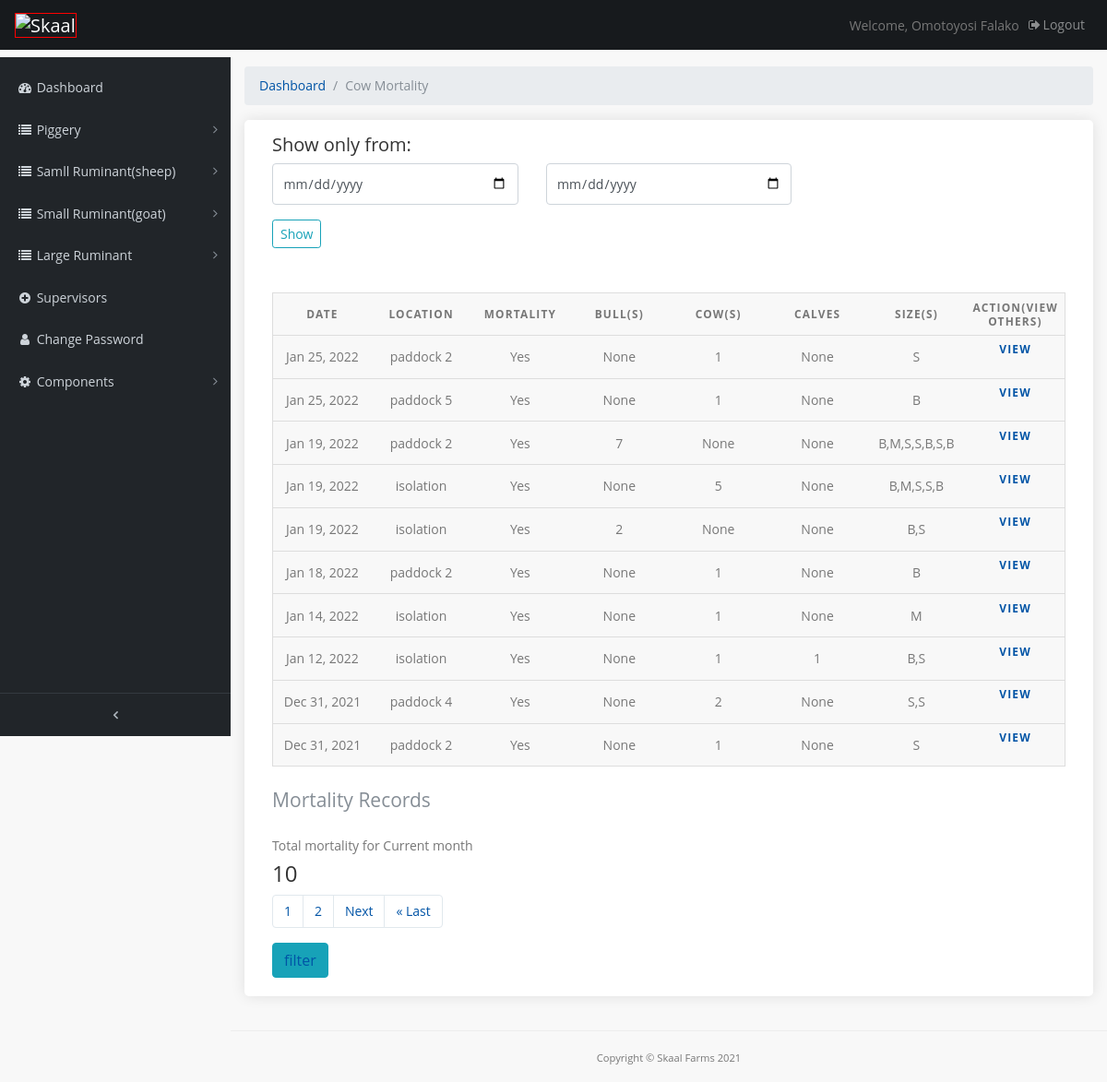
Screenshot of /pages/cow-motality-records (signed in) with the database file from the repository.
### farmrecord/models.py (models this page shows, shortened)
class CowMortality(models.Model):
    mortality = models.CharField(max_length=10, verbose_name='mortality')
    date = models.DateTimeField(default=timezone.now)
    location = models.CharField(max_length=200, verbose_name='loaction(s)')
    cow_num = models.IntegerField(verbose_name='Cow(s)', blank=True, null=True)
    bull_num = models.IntegerField(verbose_name='Bull(s)', blank=True, null=True)
    calves = models.IntegerField(verbose_name='calve(s)', blank=True, null=True)
    section = models.ForeignKey(Section, verbose_name='Section', related_name='category1', null=True, on_delete=models.CASCADE)
    size = models.CharField(max_length=100, verbose_name='Size(s)')
    comment = models.TextField(max_length=500, verbose_name='Cause of death' , blank=True)
    image_1 = models.FileField(verbose_name='first image', blank=True, null=True, upload_to='uploads/',)
    image_2 = models.FileField(verbose_name=' second image', blank=True, null=True, upload_to='uploads/')
    class Meta():
        verbose_name_plural='Cow mortality'

### farmrecord/views.py (the view)
# urls.py: path('cow-motality-records', views.cow_motrec, name='cow_motrec'),
@login_required(login_url='/admin-page/login')
def cow_motrec(request):
    cow_rec =   CowMortality.objects.order_by('-date')
    query_form = CowmotFilter()
    paginated_filtercm = Paginator(cow_rec, 10)
    page_number = request.GET.get('page')
    cm_page_obj = paginated_filtercm.get_page(page_number)
    cowmot_count = CowMortality.objects.all()
    aggregated = cowmot_count.annotate(month=TruncMonth('date')).values('month').annotate(total=Sum('cow_num'))
    nums = "a" * cm_page_obj.paginator.num_pages
    context = {
        'cm_page_obj': cow_rec,
        'nums': nums,
        'q': query_form,
        'count' : aggregated
    }
    context['cm_page_obj'] = cm_page_obj
    return render(request, 'cowmotrec.html',context)

### farmrecord/forms.py
class CowmotFilter(forms.ModelForm):
    date = forms.DateField(widget=forms.HiddenInput(), required=False)
    start_date = forms.DateField(
        widget=forms.TextInput(attrs={'class': 'form-control', 'type' : 'date', 'placeholder': 'From'}))
    end_date = forms.DateField(
        widget=forms.TextInput(attrs={'class': 'form-control', 'type' : 'date', 'placeholder': 'To'}))
    class Meta:
        model = CowMortality
        fields =('date',)

### templates/cowmotrec.html (shortened to what this page needs)
{% extends 'base.html' %}
{% load static %}
{% block content %}
  <div class="content-wrapper">
    <div class="container-fluid">
      <ol class="breadcrumb">
        <li class="breadcrumb-item">
          <a href="#">Dashboard</a>
        </li>
        <li class="breadcrumb-item active">Cow Mortality</li>
      </ol>
		<div class="box_general padding_bottom">
      <h5>Show only from:</h5>
      <form class="mb-5" action="{% url 'farmrecord:cowmot_filter' %}">
        <div class="row">
          <div class="col-lg-4 col-md-12 form-group">
            {{ q.start_date }}
          </div>
          <div class="col-lg-4 col-md-12 form-group">
            {{ q.end_date }}
          </div>
        </div>
        <input type="submit" class="btn btn-outline-info btn-sm" value="Show">
      </form>
			      <table>
                <caption>Mortality Records</caption>
                <thead>
                  <tr>
                    <th scope="col">Date</th>
                    <th scope="col">Location</th>
                    <th scope="col">Mortality</th>
                    <th scope="col">Bull(s)</th>
                    <th scope="col">Cow(s)</th>
                    <th scope="col">Calves</th>
                    <th scope="col">Size(s)</th>
                    <th scope="col">ACTION(View others)</th>
                  </tr>
                </thead>
                <tbody>
                  {% if  cm_page_obj %}
                  {% for a in cm_page_obj %}
                  <tr>
                    <td data-label="Date">{{ a.date|date:"M d, Y" }}</td>
                    <td data-label="Location">{{ a.location }}</td>
                    <td data-label="Mortality">{{ a.mortality }}</td>
                    <td data-label="Bull(s)">{{ a.bull_num }}</td>
                    <td data-label="Cow(s)">{{ a.cow_num }}</td>
                    <td data-label="Calves">{{ a.calves }}</td>
                    <td data-label="Size(s)">{{ a.size }}</td>
                    <th data-label="Action" class="table"><a href="{% url 'farmrecord:cow_motrec_view' a.id %}" >View</a></th>
                  {% endfor %}
                  {% endif %}
                  </tr>
                </tbody>
            </table>
            {% for a in count %}
            {% if forloop.last %}
            <label for="">Total mortality for Current month</label>
            <h4>{{ a.total }}</h4>
            {% endif%}
            {% endfor %}
            <div>
              <nav aria-label="Page navigation example">
                <ul class="pagination">
                 {% for i in nums %}
                  <li class="page-item"><a href="?page={{ forloop.counter }}" class="page-link active">{{ forloop.counter }}</a></li>
                 {% endfor %}
                  {% if cm_page_obj.has_next %}
                  <li class="page-item"><a class="page-link" href="?page={{ cm_page_obj.next_page_number }}">Next</a></li>
                  <li class="page-item"><a class="page-link" href="?page={{ cm_page_obj.paginator.num_pages }}">&laquo; Last</a></li>
                  {% endif %}
                </ul>
              </nav>
            </div>
            <button class="btn btn-info"><a href="{% url 'farmrecord:cowmot_filter' %}">filter</a> </button>
		</div>
	  </div>
   	</div>
{% endblock %}

### templates/sidebar.html (shortened to what this page needs)
{% load static %}
<nav class="navbar navbar-expand-lg navbar-dark bg-default fixed-top" id="mainNav">
    <a class="navbar-brand" href="{% url 'farmrecord:index' %}"><img src="" data-retina="true" alt="Skaal" width="150" height="36"></a>
    <div class="collapse navbar-collapse" id="navbarResponsive">
      <ul class="navbar-nav navbar-sidenav" id="exampleAccordion">
        <li class="nav-item" data-toggle="tooltip" data-placement="right" title="Dashboard">
          <a class="nav-link" href="{% url 'farmrecord:index' %}">
            <i class="fa fa-fw fa-dashboard"></i>
            <span class="nav-link-text">Dashboard</span>
          </a>
        </li>
		<li class="nav-item" data-toggle="tooltip" data-placement="right" title="My listings">
          <a class="nav-link nav-link-collapse collapsed" data-toggle="collapse" href="#mortality" data-parent="#mylistings">
            <i class="fa fa-fw fa-list"></i>
            <span class="nav-link-text">Piggery</span>
          </a>
    </li>
    <li class="nav-item" data-toggle="tooltip" data-placement="right" title="My listings">
          <a class="nav-link nav-link-collapse collapsed" data-toggle="collapse" href="#sheep" data-parent="#mylistings">
            <i class="fa fa-fw fa-list"></i>
            <span class="nav-link-text">Samll Ruminant(sheep)</span>
          </a>
    </li>
<li class="nav-item" data-toggle="tooltip" data-placement="right" title="My listings">
  <a class="nav-link nav-link-collapse collapsed" data-toggle="collapse" href="#goat" data-parent="#mylistings">
    <i class="fa fa-fw fa-list"></i>
    <span class="nav-link-text">Small Ruminant(goat)</span>
  </a>
</li>
<li class="nav-item" data-toggle="tooltip" data-placement="right" title="My listings">
  <a class="nav-link nav-link-collapse collapsed" data-toggle="collapse" href="#cow" data-parent="#mylistings">
    <i class="fa fa-fw fa-list"></i>
    <span class="nav-link-text">Large Ruminant</span>
  </a>
</li>
		<li class="nav-item" data-toggle="tooltip" data-placement="right" title="Add listing">
          <a class="nav-link" href="#">
            <i class="fa fa-fw fa-plus-circle"></i>
            <span class="nav-link-text">Supervisors</span>
          </a>
        </li>
		<li class="nav-item" data-toggle="tooltip" data-placement="right" title="My profile">
          <a class="nav-link" href="#">
            <i class="fa fa-fw fa-user"></i>
            <span class="nav-link-text">Change Password</span>
          </a>
        </li>
		<li class="nav-item" data-toggle="tooltip" data-placement="right" title="Components">
          <a class="nav-link nav-link-collapse collapsed" data-toggle="collapse" href="#collapseComponents" data-parent="#Components">
            <i class="fa fa-fw fa-gear"></i>
            <span class="nav-link-text">Components</span>
          </a>
        </li>
      </ul>
      <ul class="navbar-nav sidenav-toggler">
        <li class="nav-item">
          <a class="nav-link text-center" id="sidenavToggler">
            <i class="fa fa-fw fa-angle-left"></i>
          </a>
        </li>
      </ul>
      <ul class="navbar-nav ml-auto">
        <li class="nav-item">
          <span style="line-height: 35px;">Welcome, {{ request.user.get_full_name }}</span>
        </li>
        <li class="nav-item">
          <a class="nav-link" data-toggle="modal" data-target="#exampleModal">
            <i class="fa fa-fw fa-sign-out"></i>Logout</a>
        </li>
      </ul>
    </div>
  </nav>

### static/css/admin.css (style rules this page uses)
html { position: relative; min-height: 100%; }
body { overflow-x: hidden; }
body.sticky-footer { margin-bottom: 62px; }
body.sticky-footer .content-wrapper { min-height: calc(100vh - 62px - 62px); }
body.fixed-nav { padding-top: 56px; }
.content-wrapper { min-height: calc(100vh - 62px); padding-top: 1rem; }
#mainNav .navbar-collapse { overflow: auto; max-height: 75vh; }
#mainNav .navbar-collapse .navbar-nav .nav-item .nav-link { cursor: pointer; }
#mainNav .navbar-collapse .navbar-sidenav .nav-link-collapse:after { float: right; content: '\f107'; font-family: 'FontAwesome'; }
#mainNav .navbar-collapse .navbar-sidenav .nav-link-collapse.collapsed:after { content: '\f105'; }
#mainNav .navbar-collapse .sidenav-toggler { display: none; }
@media (min-width: 992px) { #mainNav .navbar-brand { width: 250px; } }
@media (min-width: 992px) { #mainNav .navbar-collapse { overflow: visible; max-height: none; } }
@media (min-width: 992px) { #mainNav .navbar-collapse .navbar-sidenav { position: absolute; top: 0; left: 0; overflow-x: hidden; overflow-y: auto; -webkit-flex-direction: column; -ms-flex-direction: column; flex-direction: column; margin-top: 62px; } }
@media (min-width: 992px) { #mainNav .navbar-collapse .navbar-sidenav > .nav-item { width: 250px; padding: 0; } }
@media (min-width: 992px) { #mainNav .navbar-collapse .navbar-sidenav > .nav-item > .nav-link { padding: 1em; padding-left: 18px; } }
#mainNav.fixed-top .sidenav-toggler { display: none; }
@media (min-width: 992px) { #mainNav.fixed-top .navbar-sidenav { height: calc(100vh - 111px); } }
@media (min-width: 992px) { #mainNav.fixed-top .sidenav-toggler { position: absolute; top: 0; left: 0; display: flex; overflow-x: hidden; overflow-y: auto; -webkit-flex-direction: column; -ms-flex-direction: column; flex-direction: column; margin-top: calc(100vh - 49px); } }
@media (min-width: 992px) { #mainNav.fixed-top .sidenav-toggler > .nav-item { width: 250px; padding: 0; } }
@media (min-width: 992px) { #mainNav.fixed-top .sidenav-toggler > .nav-item > .nav-link { padding: 1em; } }
#mainNav.fixed-top.navbar-dark .sidenav-toggler { background-color: #212529; border-top: 1px solid #343a40; }
#mainNav.fixed-top.navbar-dark .sidenav-toggler a i { color: #adb5bd; }
.content-wrapper { overflow-x: hidden; background: white; }
@media (min-width: 992px) { .content-wrapper { margin-left: 250px; } }
#sidenavToggler i { font-weight: 800; }
#mainNav.navbar-dark .navbar-collapse .navbar-sidenav .nav-link-collapse:after { color: #868e96; }
#mainNav.navbar-dark .navbar-collapse .navbar-sidenav > .nav-item > .nav-link { color: #ced4da; }
@media (min-width: 992px) { #mainNav.navbar-dark .navbar-collapse .navbar-sidenav { background: #212529; padding-top: 10px; } }
body { background: #f8f8f8; color: #777 !important; font-family: "Poppins", Helvetica, sans-serif; font-size: 14px; font-size: 0.875rem; }
.content-wrapper { background: #f8f8f8; }
h1, h2, h3, h4, h5, h6 { color: #333 !important; }
a { color: #0054a6; text-decoration: none; -moz-transition: all 0.5s ease-in-out; -o-transition: all 0.5s ease-in-out; -webkit-transition: all 0.5s ease-in-out; -ms-transition: all 0.5s ease-in-out; transition: all 0.5s ease-in-out; outline: none; }
.bg-default { background-color: #171a1d; }
.form-control { font-size: 14px; font-size: 0.875rem; padding: .65rem; }
.page-link { color: #0054a6; border: 1px solid #e1e8ed; }
.box_general { background-color: #fff; padding: 15px 30px 0 30px; -webkit-border-radius: 5px; -moz-border-radius: 5px; -ms-border-radius: 5px; border-radius: 5px; margin-bottom: 30px; color: #777; font-size: 14px; font-size: 0.875rem; -webkit-box-shadow: 0px 0px 15px 0px rgba(0, 0, 0, 0.1); -moz-box-shadow: 0px 0px 15px 0px rgba(0, 0, 0, 0.1); box-shadow: 0px 0px 15px 0px rgba(0, 0, 0, 0.1); }
.box_general.padding_bottom { padding-bottom: 20px; }

### static/css/custom.css (style rules this page uses)
.item, img { height: 100 !important; width: 100 !important; border: 1px solid red; }

### static/css/table.css (style rules this page uses)
table { border: 1px solid #ccc; border-collapse: collapse; margin: 0; padding: 0; width: 100%; table-layout: fixed; }
table caption { font-size: 1.5em; margin: .5em 0 .75em; }
table tr { background-color: #f8f8f8; border: 1px solid #ddd; padding: .35em; }
table th, table td { padding: .625em; text-align: center; }
table th { font-size: .85em; letter-spacing: .1em; text-transform: uppercase; }
body { font-family: "Open Sans", sans-serif; line-height: 1.25; }
.table { display:block; text-decoration:none; }

### rows the page displays
CowMortality: date "Jan 25, 2022", location "paddock 2", mortality "Yes", bull_num "None", cow_num "1", calves "None", size "S"
CowMortality: date "Jan 25, 2022", location "paddock 5", mortality "Yes", bull_num "None", cow_num "1", calves "None", size "B"
CowMortality: date "Jan 19, 2022", location "paddock 2", mortality "Yes", bull_num "7", cow_num "None", calves "None", size "B,M,S,S,B,S,B"
CowMortality: date "Jan 19, 2022", location "isolation", mortality "Yes", bull_num "None", cow_num "5", calves "None", size "B,M,S,S,B"
CowMortality: date "Jan 19, 2022", location "isolation", mortality "Yes", bull_num "2", cow_num "None", calves "None", size "B,S"
CowMortality: date "Jan 18, 2022", location "paddock 2", mortality "Yes", bull_num "None", cow_num "1", calves "None", size "B"
CowMortality: date "Jan 14, 2022", location "isolation", mortality "Yes", bull_num "None", cow_num "1", calves "None", size "M"
CowMortality: date "Jan 12, 2022", location "isolation", mortality "Yes", bull_num "None", cow_num "1", calves "1", size "B,S"
CowMortality: date "Dec 31, 2021", location "paddock 4", mortality "Yes", bull_num "None", cow_num "2", calves "None", size "S,S"
CowMortality: date "Dec 31, 2021", location "paddock 2", mortality "Yes", bull_num "None", cow_num "1", calves "None", size "S"

### other values shown
{{ request.user.get_full_name }} "Omotoyosi Falako"
{{ a.total }} "10"
